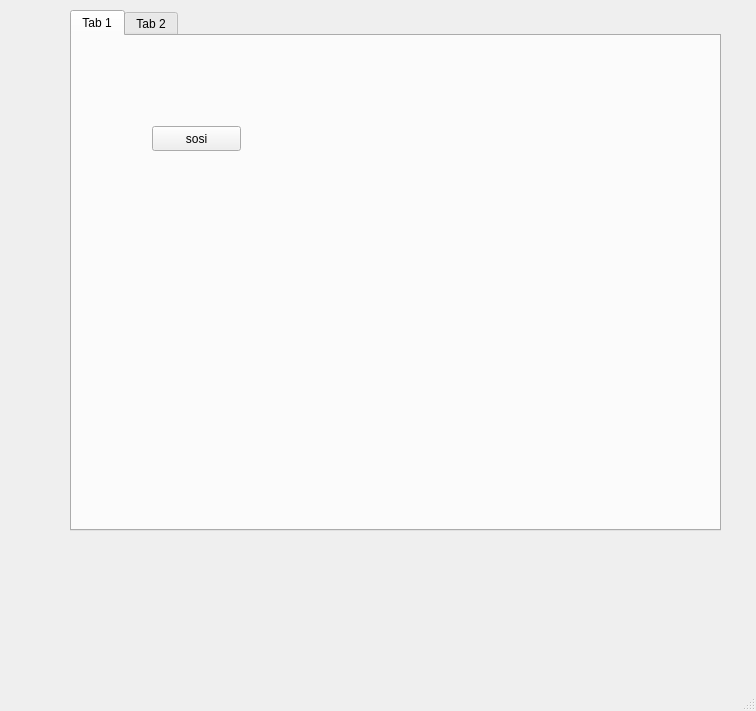
<?xml version="1.0" encoding="UTF-8"?>
<ui version="4.0">
 <class>MainWindow</class>
 <widget class="QMainWindow" name="MainWindow">
  <property name="geometry">
   <rect>
    <x>0</x>
    <y>0</y>
    <width>756</width>
    <height>711</height>
   </rect>
  </property>
  <property name="windowTitle">
   <string>MainWindow</string>
  </property>
  <widget class="QWidget" name="centralwidget">
   <widget class="QTabWidget" name="tabWidget">
    <property name="geometry">
     <rect>
      <x>70</x>
      <y>10</y>
      <width>651</width>
      <height>521</height>
     </rect>
    </property>
    <property name="currentIndex">
     <number>0</number>
    </property>
    <widget class="QWidget" name="tab">
     <attribute name="title">
      <string>Tab 1</string>
     </attribute>
     <widget class="QPushButton" name="pushButton">
      <property name="geometry">
       <rect>
        <x>80</x>
        <y>90</y>
        <width>89</width>
        <height>25</height>
       </rect>
      </property>
      <property name="text">
       <string>sosi</string>
      </property>
     </widget>
    </widget>
    <widget class="QWidget" name="tab_2">
     <attribute name="title">
      <string>Tab 2</string>
     </attribute>
     <widget class="QPushButton" name="pushButton_2">
      <property name="geometry">
       <rect>
        <x>100</x>
        <y>90</y>
        <width>89</width>
        <height>25</height>
       </rect>
      </property>
      <property name="text">
       <string>sosi</string>
      </property>
     </widget>
    </widget>
   </widget>
  </widget>
  <widget class="QMenuBar" name="menubar">
   <property name="geometry">
    <rect>
     <x>0</x>
     <y>0</y>
     <width>756</width>
     <height>22</height>
    </rect>
   </property>
  </widget>
  <widget class="QStatusBar" name="statusbar"/>
 </widget>
 <resources/>
 <connections/>
</ui>
